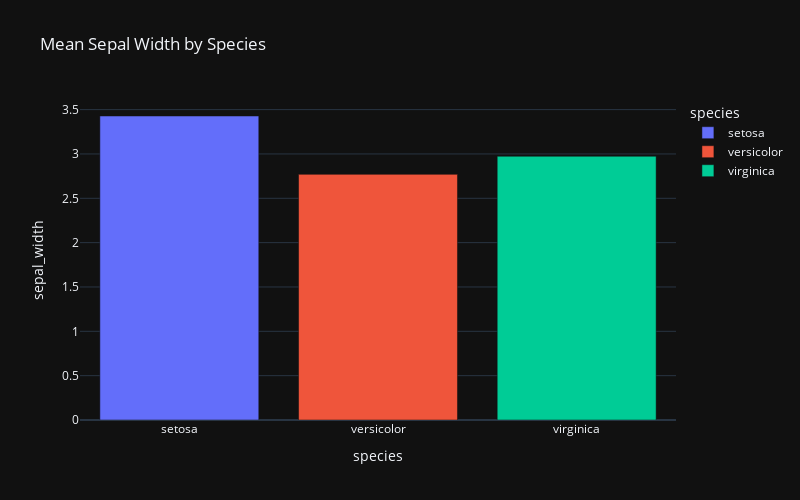

Notebook code cell kept with this figure:
### Code cell
fig= px.bar(df.groupby('species')['sepal_width'].mean().reset_index(), x='species', y='sepal_width',
title='Mean Sepal Width by Species', template='plotly_dark', color='species',height=500, width=800)
#reset_index() is used to convert the graupby object to a DataFrame
fig.show()

### Figure 1 — Plotly figure (JSON) as saved in the notebook; plotly's stock layout.template omitted (floating-point values rounded to 4 significant figures)
{"data": [{"hovertemplate": "species=%{x}<br>sepal_width=%{y}<extra></extra>", "legendgroup": "setosa", "marker": {"color": "#636efa", "pattern": {"shape": ""}}, "name": "setosa", "orientation": "v", "showlegend": true, "textposition": "auto", "type": "bar", "x": ["setosa"], "xaxis": "x", "y": [3.428], "yaxis": "y"}, {"hovertemplate": "species=%{x}<br>sepal_width=%{y}<extra></extra>", "legendgroup": "versicolor", "marker": {"color": "#EF553B", "pattern": {"shape": ""}}, "name": "versicolor", "orientation": "v", "showlegend": true, "textposition": "auto", "type": "bar", "x": ["versicolor"], "xaxis": "x", "y": [2.77], "yaxis": "y"}, {"hovertemplate": "species=%{x}<br>sepal_width=%{y}<extra></extra>", "legendgroup": "virginica", "marker": {"color": "#00cc96", "pattern": {"shape": ""}}, "name": "virginica", "orientation": "v", "showlegend": true, "textposition": "auto", "type": "bar", "x": ["virginica"], "xaxis": "x", "y": [2.974], "yaxis": "y"}], "layout": {"barmode": "relative", "height": 500, "legend": {"title": {"text": "species"}, "tracegroupgap": 0}, "title": {"text": "Mean Sepal Width by Species"}, "width": 800, "xaxis": {"anchor": "y", "categoryarray": ["setosa", "versicolor", "virginica"], "categoryorder": "array", "domain": [0, 1], "title": {"text": "species"}}, "yaxis": {"anchor": "x", "domain": [0, 1], "title": {"text": "sepal_width"}}}}
